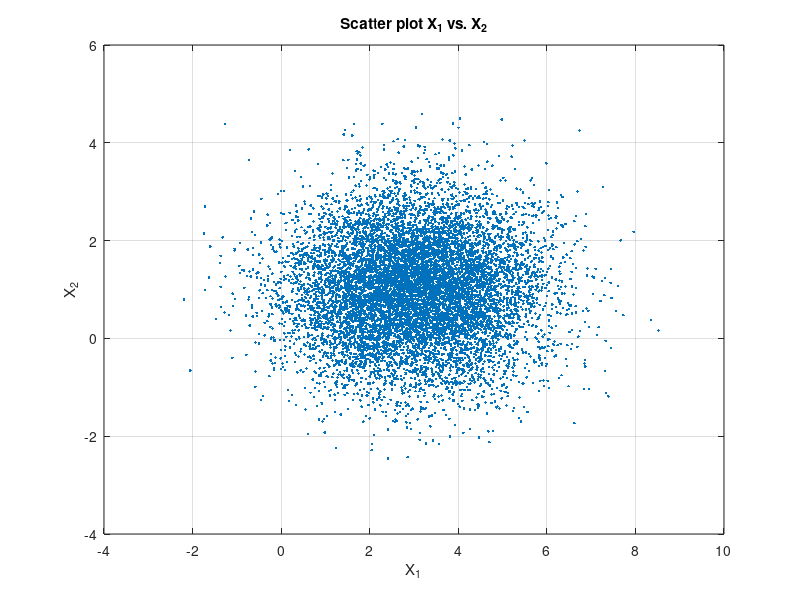
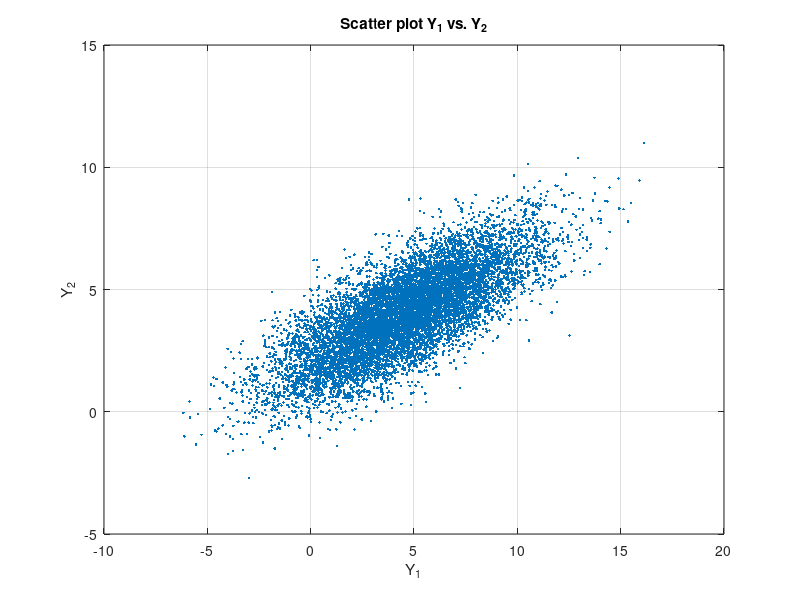

Write MATLAB code to recreate these figures, in order.

clear; clc; 

% EXC 4
% N(3,2) gaussian:
N = 10000; 
X1 = randn(1,N);
X1 = 3 + sqrt(2)*X1; 

% N(1,1) gaussian:
X2 = randn(1,N);
X2 = 1 + X2;

Y1 = 0.5*X1 + 3*X2;
Y2 = X1 + X2; 

%% a) Expression for the joint pdf fX1X2 (x1, x2)?


%% b) mean, cov

mean_1 = mean(X1);
mean_2 = mean(X2);

C = cov(X1, X2);
C2 = corrcoef(X1, X2);
disp(['Mean X1 = ',num2str(mean_1) ])
disp(['Mean X2 = ',num2str(mean_2) ])
disp(['Cov(X1, X2) = ',num2str(C(1,2)) ])
disp(['p(X1, X2) = ',num2str(C2(1,2)) ])

%% c) scatter plot

figure; 

plot(X1, X2, '.');
grid on;
xlabel('X_1');
ylabel('X_2');
title('Scatter plot X_1 vs. X_2');

%% d) repeat a), b) and c) for Y1 and Y2


% b)
mean_1 = mean(Y1);
mean_2 = mean(Y2);

C1 = cov(Y1, Y2);
C22 = corrcoef(Y1, Y2);

disp('_')
disp('Part d)')

disp(['Mean Y1 = ',num2str(mean_1) ])
disp(['Mean Y2 = ',num2str(mean_2) ])
disp(['Cov(Y1, Y2) = ',num2str(C1(1,2)) ])
disp(['p(Y1, Y2) = ',num2str(C22(1,2)) ])

% c) 
figure; 

plot(Y1, Y2, '.');
grid on;
xlabel('Y_1');
ylabel('Y_2');
title('Scatter plot Y_1 vs. Y_2');
